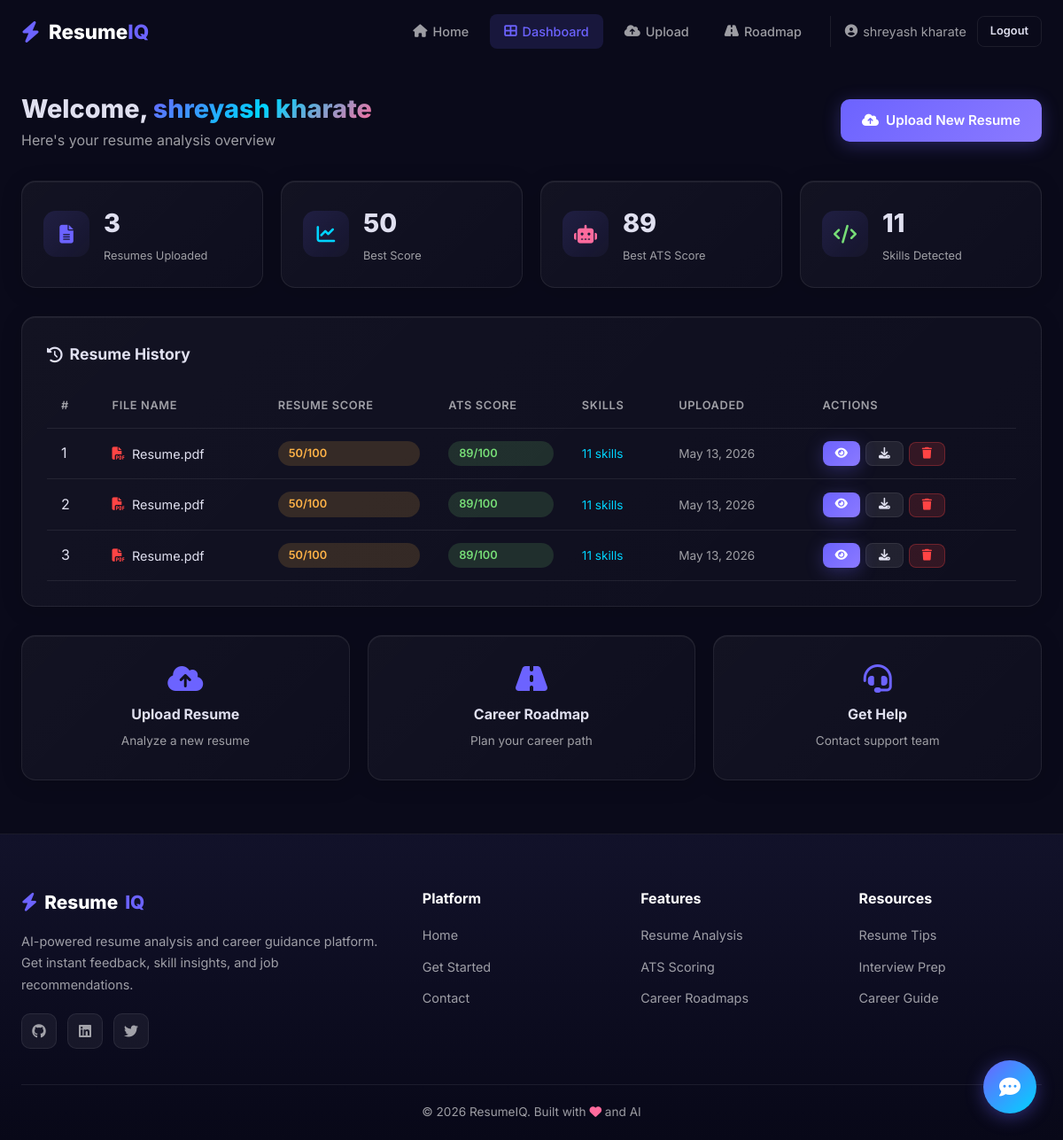
The app's page /dashboard (signed in) with its own data.
### models/models.py (models this page shows, shortened)
class User(UserMixin, db.Model):
    __tablename__ = 'users'
    id = db.Column(db.Integer, primary_key=True)
    name = db.Column(db.String(100), nullable=False)
    email = db.Column(db.String(120), unique=True, nullable=False)
    password = db.Column(db.String(256), nullable=False)
    role = db.Column(db.String(20), default='user')  # 'user' or 'admin'
    created_at = db.Column(db.DateTime, default=datetime.utcnow)
    resumes = db.relationship('Resume', backref='user', lazy=True, cascade='all, delete-orphan')

class Resume(db.Model):
    __tablename__ = 'resumes'
    id = db.Column(db.Integer, primary_key=True)
    user_id = db.Column(db.Integer, db.ForeignKey('users.id'), nullable=False)
    filename = db.Column(db.String(255), nullable=False)
    original_filename = db.Column(db.String(255), nullable=False)
    extracted_text = db.Column(db.Text)
    score = db.Column(db.Float, default=0)
    ats_score = db.Column(db.Float, default=0)
    analysis_data = db.Column(db.Text)  # JSON-encoded analysis results
    upload_date = db.Column(db.DateTime, default=datetime.utcnow)
    skills = db.relationship('Skill', backref='resume', lazy=True, cascade='all, delete-orphan')

### app.py (the view)
@app.route('/dashboard')
@login_required
def dashboard():
    resumes = Resume.query.filter_by(user_id=current_user.id)\
        .order_by(Resume.upload_date.desc()).all()
    return render_template('dashboard.html', resumes=resumes)

### app.py (called while the page is built)
@login_manager.user_loader
def load_user(user_id):
    return User.query.get(int(user_id))

### templates/dashboard.html (shortened to what this page needs)
{% extends 'base.html' %}
{% block content %}
<section class="dashboard-section">
    <div class="section-container">
        <div class="dashboard-header animate-fade-in">
            <div>
                <h1>Welcome, <span class="gradient-text">{{ current_user.name }}</span></h1>
                <p>Here's your resume analysis overview</p>
            </div>
            <a href="{{ url_for('upload') }}" class="btn btn-primary">
                <i class="fas fa-cloud-upload-alt"></i> Upload New Resume
            </a>
        </div>
        <div class="stats-grid animate-fade-in-up">
            <div class="stat-card glass-card">
                <div class="stat-icon" style="--accent: #6C63FF;">
                    <i class="fas fa-file-alt"></i>
                </div>
                <div class="stat-info">
                    <span class="stat-number">{{ resumes|length }}</span>
                    <span class="stat-label">Resumes Uploaded</span>
                </div>
            </div>
            <div class="stat-card glass-card">
                <div class="stat-icon" style="--accent: #00D4FF;">
                    <i class="fas fa-chart-line"></i>
                </div>
                <div class="stat-info">
                    {% if resumes %}
                    <span class="stat-number">{{ "%.0f"|format(resumes|map(attribute='score')|list|max if resumes else 0) }}</span>
                    {% else %}
                    <span class="stat-number">--</span>
                    {% endif %}
                    <span class="stat-label">Best Score</span>
                </div>
            </div>
            <div class="stat-card glass-card">
                <div class="stat-icon" style="--accent: #FF6B9D;">
                    <i class="fas fa-robot"></i>
                </div>
                <div class="stat-info">
                    {% if resumes %}
                    <span class="stat-number">{{ "%.0f"|format(resumes|map(attribute='ats_score')|list|max if resumes else 0) }}</span>
                    {% else %}
                    <span class="stat-number">--</span>
                    {% endif %}
                    <span class="stat-label">Best ATS Score</span>
                </div>
            </div>
            <div class="stat-card glass-card">
                <div class="stat-icon" style="--accent: #77DD77;">
                    <i class="fas fa-code"></i>
                </div>
                <div class="stat-info">
                    {% set total_skills = [] %}
                    <span class="stat-number">{{ total_skills|length }}</span>
                    <span class="stat-label">Skills Detected</span>
                </div>
            </div>
        </div>
        <div class="dashboard-content animate-fade-in-up delay-1">
            <div class="content-card glass-card">
                <div class="card-header">
                    <h3><i class="fas fa-history"></i> Resume History</h3>
                </div>
                {% if resumes %}
                <div class="table-responsive">
                    <table class="data-table">
                        <thead>
                            <tr>
                                <th>#</th>
                                <th>File Name</th>
                                <th>Resume Score</th>
                                <th>ATS Score</th>
                                <th>Skills</th>
                                <th>Uploaded</th>
                                <th>Actions</th>
                            </tr>
                        </thead>
                        <tbody>
                            {% for resume in resumes %}
                            <tr>
                                <td>{{ loop.index }}</td>
                                <td>
                                    <div class="file-name">
                                        <i class="fas fa-file-{% if resume.original_filename.endswith('.pdf') %}pdf{% else %}word{% endif %}"
                                           style="color: {% if resume.original_filename.endswith('.pdf') %}#ff4444{% else %}#4488ff{% endif %};"></i>
                                        {{ resume.original_filename|truncate(30) }}
                                    </div>
                                </td>
                                <td>
                                    <div class="score-badge {% if resume.score >= 70 %}score-high{% elif resume.score >= 40 %}score-mid{% else %}score-low{% endif %}">
                                        {{ "%.0f"|format(resume.score) }}/100
                                    </div>
                                </td>
                                <td>
                                    <div class="score-badge {% if resume.ats_score >= 70 %}score-high{% elif resume.ats_score >= 40 %}score-mid{% else %}score-low{% endif %}">
                                        {{ "%.0f"|format(resume.ats_score) }}/100
                                    </div>
                                </td>
                                <td>
                                    <span class="skill-count">{{ resume.skills|length }} skills</span>
                                </td>
                                <td>
                                    <span class="date-text">{{ resume.upload_date.strftime('%b %d, %Y') }}</span>
                                </td>
                                <td>
                                    <div class="action-buttons">
                                        <a href="{{ url_for('analysis', resume_id=resume.id) }}" class="btn btn-sm btn-primary" title="View Analysis">
                                            <i class="fas fa-eye"></i>
                                        </a>
                                        <a href="{{ url_for('download_report', resume_id=resume.id) }}" class="btn btn-sm btn-glass" title="Download Report">
                                            <i class="fas fa-download"></i>
                                        </a>
                                        <form method="POST" action="{{ url_for('delete_resume', resume_id=resume.id) }}" style="display:inline;"
                                              onsubmit="return confirm('Delete this resume?')">
                                            <button type="submit" class="btn btn-sm btn-danger" title="Delete">
                                                <i class="fas fa-trash"></i>
                                            </button>
                                        </form>
                                    </div>
                                </td>
                            </tr>
                            {% endfor %}
                        </tbody>
                    </table>
                </div>
                {% endif %}
            </div>
        </div>
        <div class="quick-actions animate-fade-in-up delay-2">
            <div class="action-card glass-card" onclick="window.location='{{ url_for('upload') }}'">
                <i class="fas fa-cloud-upload-alt"></i>
                <h4>Upload Resume</h4>
                <p>Analyze a new resume</p>
            </div>
            <div class="action-card glass-card" onclick="window.location='{{ url_for('career_roadmap') }}'">
                <i class="fas fa-road"></i>
                <h4>Career Roadmap</h4>
                <p>Plan your career path</p>
            </div>
            <div class="action-card glass-card" onclick="window.location='{{ url_for('contact') }}'">
                <i class="fas fa-headset"></i>
                <h4>Get Help</h4>
                <p>Contact support team</p>
            </div>
        </div>
    </div>
</section>
{% endblock %}

### templates/base.html (shortened to what this page needs)
<!DOCTYPE html>
<html lang="en" data-theme="dark">
<head>
    <link rel="stylesheet" href="https://cdnjs.cloudflare.com/ajax/libs/font-awesome/6.5.1/css/all.min.css">
    <link rel="stylesheet" href="{{ url_for('static', filename='css/style.css') }}?v=3">
</head>
<body>
    <nav class="navbar" id="mainNav">
        <div class="nav-container">
            <a href="{{ url_for('index') }}" class="nav-logo">
                <i class="fas fa-bolt"></i>
                <span>Resume<span class="logo-accent">IQ</span></span>
            </a>
            <ul class="nav-links" id="navLinks">
                <li><a href="{{ url_for('index') }}" class="nav-link {% if request.endpoint == 'index' %}active{% endif %}">
                    <i class="fas fa-home"></i> Home
                </a></li>
                {% if current_user.is_authenticated %}
                    <li><a href="{{ url_for('dashboard') }}" class="nav-link {% if request.endpoint == 'dashboard' %}active{% endif %}">
                        <i class="fas fa-th-large"></i> Dashboard
                    </a></li>
                    <li><a href="{{ url_for('upload') }}" class="nav-link {% if request.endpoint == 'upload' %}active{% endif %}">
                        <i class="fas fa-cloud-upload-alt"></i> Upload
                    </a></li>
                    <li><a href="{{ url_for('career_roadmap') }}" class="nav-link {% if request.endpoint == 'career_roadmap' %}active{% endif %}">
                        <i class="fas fa-road"></i> Roadmap
                    </a></li>
                    <li class="nav-user-section">
                        <span class="nav-user"><i class="fas fa-user-circle"></i> {{ current_user.name }}</span>
                        <a href="{{ url_for('logout') }}" class="btn btn-sm btn-outline">Logout</a>
                    </li>
                {% endif %}
            </ul>
        </div>
    </nav>
    <main>
        {% block content %}{% endblock %}
    </main>
    {% block footer %}
    <footer class="footer">
        <div class="footer-container">
            <div class="footer-grid">
                <div class="footer-brand">
                    <a href="{{ url_for('index') }}" class="footer-logo">
                        <i class="fas fa-bolt"></i> Resume<span>IQ</span>
                    </a>
                    <p>AI-powered resume analysis and career guidance platform. Get instant feedback, skill insights, and job recommendations.</p>
                    <div class="footer-socials">
                        <a href="#"><i class="fab fa-github"></i></a>
                        <a href="#"><i class="fab fa-linkedin"></i></a>
                        <a href="#"><i class="fab fa-twitter"></i></a>
                    </div>
                </div>
                <div class="footer-links-group">
                    <h4>Platform</h4>
                    <ul>
                        <li><a href="{{ url_for('index') }}">Home</a></li>
                        <li><a href="{{ url_for('signup') }}">Get Started</a></li>
                        <li><a href="{{ url_for('contact') }}">Contact</a></li>
                    </ul>
                </div>
                <div class="footer-links-group">
                    <h4>Features</h4>
                    <ul>
                        <li><a href="#">Resume Analysis</a></li>
                        <li><a href="#">ATS Scoring</a></li>
                        <li><a href="#">Career Roadmaps</a></li>
                    </ul>
                </div>
                <div class="footer-links-group">
                    <h4>Resources</h4>
                    <ul>
                        <li><a href="#">Resume Tips</a></li>
                        <li><a href="#">Interview Prep</a></li>
                        <li><a href="#">Career Guide</a></li>
                    </ul>
                </div>
            </div>
            <div class="footer-bottom">
                <p>&copy; 2026 ResumeIQ. Built with <i class="fas fa-heart" style="color: #ff6b9d;"></i> and AI</p>
            </div>
        </div>
    </footer>
    {% endblock %}
    <div class="chatbot-widget" id="chatbotWidget">
        <button class="chatbot-toggle" id="chatbotToggle" aria-label="Toggle chat">
            <i class="fas fa-comment-dots"></i>
        </button>
    </div>
</body>
</html>

### records on screen
User: name "shreyash kharate"
Resume: original_filename "Resume.pdf", score "50", ats_score "89", skills|length "11", upload_date "May 13, 2026"
Resume: original_filename "Resume.pdf", score "50", ats_score "89", skills|length "11", upload_date "May 13, 2026"
Resume: original_filename "Resume.pdf", score "50", ats_score "89", skills|length "11", upload_date "May 13, 2026"

### other values on screen
{{ resumes|length }} "3"
{{ total_skills|length }} "11"
